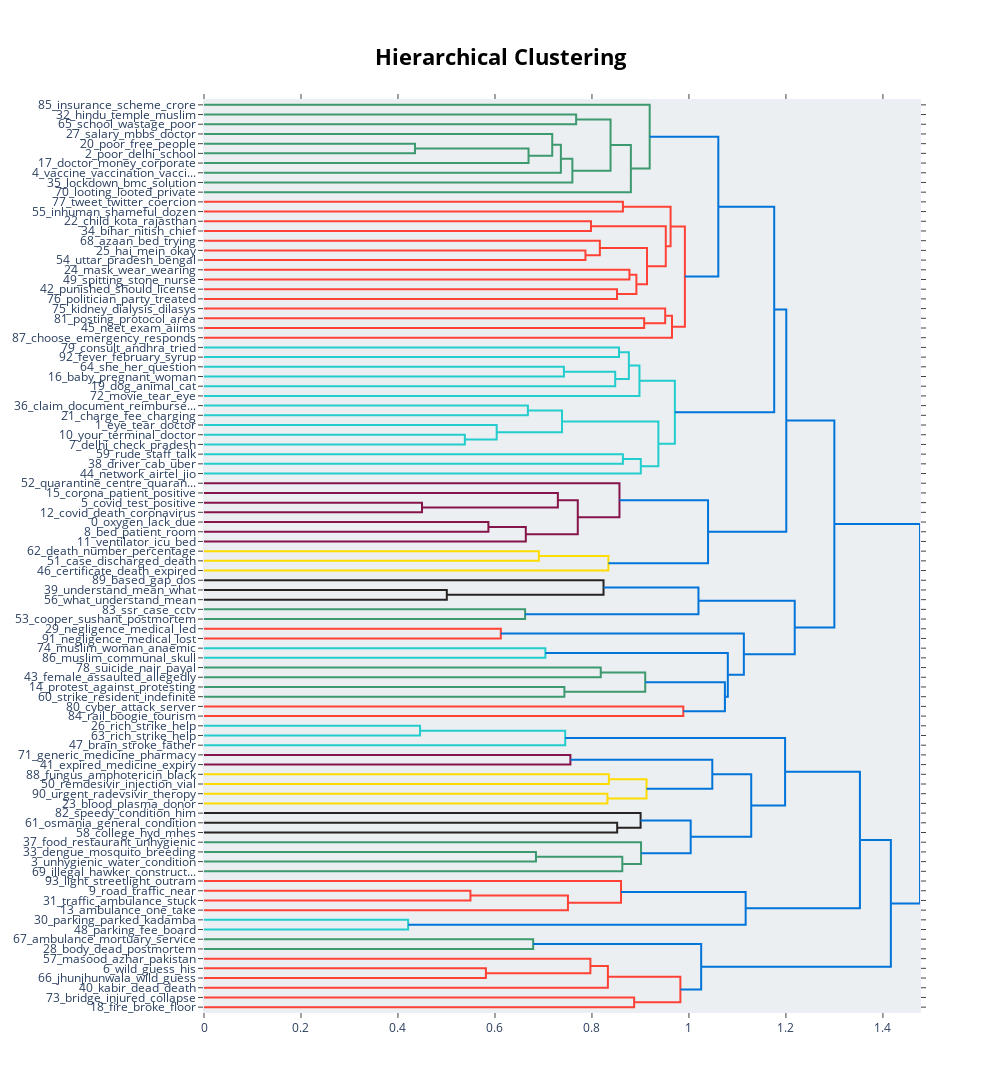

The notebook cell saved with this chart:
### Code cell
topic_model.visualize_hierarchy()

### Figure 1 — Plotly figure (JSON) as saved in the notebook; plotly's stock layout.template omitted (floating-point values rounded to 4 significant figures)
{"data": [{"hoverinfo": "text", "marker": {"color": "rgb(61,153,112)"}, "mode": "lines", "type": "scatter", "x": [0, 0.7674, 0.7674, 0], "xaxis": "x", "y": [-15, -15, -25, -25], "yaxis": "y"}, {"hoverinfo": "text", "marker": {"color": "rgb(61,153,112)"}, "mode": "lines", "type": "scatter", "x": [0, 0.4351, 0.4351, 0], "xaxis": "x", "y": [-45, -45, -55, -55], "yaxis": "y"}, {"hoverinfo": "text", "marker": {"color": "rgb(61,153,112)"}, "mode": "lines", "type": "scatter", "x": [0.4351, 0.6692, 0.6692, 0], "xaxis": "x", "y": [-50, -50, -65, -65], "yaxis": "y"}, {"hoverinfo": "text", "marker": {"color": "rgb(61,153,112)"}, "mode": "lines", "type": "scatter", "x": [0, 0.7181, 0.7181, 0.6692], "xaxis": "x", "y": [-35, -35, -57.5, -57.5], "yaxis": "y"}, {"hoverinfo": "text", "marker": {"color": "rgb(61,153,112)"}, "mode": "lines", "type": "scatter", "x": [0.7181, 0.7359, 0.7359, 0], "xaxis": "x", "y": [-46.25, -46.25, -75, -75], "yaxis": "y"}, {"hoverinfo": "text", "marker": {"color": "rgb(61,153,112)"}, "mode": "lines", "type": "scatter", "x": [0.7359, 0.7596, 0.7596, 0], "xaxis": "x", "y": [-60.62, -60.62, -85, -85], "yaxis": "y"}, {"hoverinfo": "text", "marker": {"color": "rgb(61,153,112)"}, "mode": "lines", "type": "scatter", "x": [0.7674, 0.8384, 0.8384, 0.7596], "xaxis": "x", "y": [-20, -20, -72.81, -72.81], "yaxis": "y"}, {"hoverinfo": "text", "marker": {"color": "rgb(61,153,112)"}, "mode": "lines", "type": "scatter", "x": [0.8384, 0.8802, 0.8802, 0], "xaxis": "x", "y": [-46.41, -46.41, -95, -95], "yaxis": "y"}, {"hoverinfo": "text", "marker": {"color": "rgb(61,153,112)"}, "mode": "lines", "type": "scatter", "x": [0, 0.919, 0.919, 0.8802], "xaxis": "x", "y": [-5, -5, -70.7, -70.7], "yaxis": "y"}, {"hoverinfo": "text", "marker": {"color": "rgb(255,65,54)"}, "mode": "lines", "type": "scatter", "x": [0, 0.8638, 0.8638, 0], "xaxis": "x", "y": [-105, -105, -115, -115], "yaxis": "y"}, {"hoverinfo": "text", "marker": {"color": "rgb(255,65,54)"}, "mode": "lines", "type": "scatter", "x": [0, 0.798, 0.798, 0], "xaxis": "x", "y": [-125, -125, -135, -135], "yaxis": "y"}, {"hoverinfo": "text", "marker": {"color": "rgb(255,65,54)"}, "mode": "lines", "type": "scatter", "x": [0, 0.7866, 0.7866, 0], "xaxis": "x", "y": [-155, -155, -165, -165], "yaxis": "y"}, {"hoverinfo": "text", "marker": {"color": "rgb(255,65,54)"}, "mode": "lines", "type": "scatter", "x": [0, 0.8163, 0.8163, 0.7866], "xaxis": "x", "y": [-145, -145, -160, -160], "yaxis": "y"}, {"hoverinfo": "text", "marker": {"color": "rgb(255,65,54)"}, "mode": "lines", "type": "scatter", "x": [0, 0.8773, 0.8773, 0], "xaxis": "x", "y": [-175, -175, -185, -185], "yaxis": "y"}, {"hoverinfo": "text", "marker": {"color": "rgb(255,65,54)"}, "mode": "lines", "type": "scatter", "x": [0, 0.8517, 0.8517, 0], "xaxis": "x", "y": [-195, -195, -205, -205], "yaxis": "y"}, {"hoverinfo": "text", "marker": {"color": "rgb(255,65,54)"}, "mode": "lines", "type": "scatter", "x": [0.8773, 0.8916, 0.8916, 0.8517], "xaxis": "x", "y": [-180, -180, -200, -200], "yaxis": "y"}, {"hoverinfo": "text", "marker": {"color": "rgb(255,65,54)"}, "mode": "lines", "type": "scatter", "x": [0.8163, 0.9135, 0.9135, 0.8916], "xaxis": "x", "y": [-152.5, -152.5, -190, -190], "yaxis": "y"}, {"hoverinfo": "text", "marker": {"color": "rgb(255,65,54)"}, "mode": "lines", "type": "scatter", "x": [0.798, 0.9522, 0.9522, 0.9135], "xaxis": "x", "y": [-130, -130, -171.2, -171.2], "yaxis": "y"}, {"hoverinfo": "text", "marker": {"color": "rgb(255,65,54)"}, "mode": "lines", "type": "scatter", "x": [0.8638, 0.9622, 0.9622, 0.9522], "xaxis": "x", "y": [-110, -110, -150.6, -150.6], "yaxis": "y"}, {"hoverinfo": "text", "marker": {"color": "rgb(255,65,54)"}, "mode": "lines", "type": "scatter", "x": [0, 0.9077, 0.9077, 0], "xaxis": "x", "y": [-225, -225, -235, -235], "yaxis": "y"}, {"hoverinfo": "text", "marker": {"color": "rgb(255,65,54)"}, "mode": "lines", "type": "scatter", "x": [0, 0.951, 0.951, 0.9077], "xaxis": "x", "y": [-215, -215, -230, -230], "yaxis": "y"}, {"hoverinfo": "text", "marker": {"color": "rgb(255,65,54)"}, "mode": "lines", "type": "scatter", "x": [0.951, 0.965, 0.965, 0], "xaxis": "x", "y": [-222.5, -222.5, -245, -245], "yaxis": "y"}, {"hoverinfo": "text", "marker": {"color": "rgb(255,65,54)"}, "mode": "lines", "type": "scatter", "x": [0.9622, 0.9916, 0.9916, 0.965], "xaxis": "x", "y": [-130.3, -130.3, -233.8, -233.8], "yaxis": "y"}, {"hoverinfo": "text", "marker": {"color": "rgb(0,116,217)"}, "mode": "lines", "type": "scatter", "x": [0.919, 1.061, 1.061, 0.9916], "xaxis": "x", "y": [-37.85, -37.85, -182.0, -182.0], "yaxis": "y"}, {"hoverinfo": "text", "marker": {"color": "rgb(35,205,205)"}, "mode": "lines", "type": "scatter", "x": [0, 0.8558, 0.8558, 0], "xaxis": "x", "y": [-255, -255, -265, -265], "yaxis": "y"}, {"hoverinfo": "text", "marker": {"color": "rgb(35,205,205)"}, "mode": "lines", "type": "scatter", "x": [0, 0.7421, 0.7421, 0], "xaxis": "x", "y": [-275, -275, -285, -285], "yaxis": "y"}, {"hoverinfo": "text", "marker": {"color": "rgb(35,205,205)"}, "mode": "lines", "type": "scatter", "x": [0.7421, 0.8479, 0.8479, 0], "xaxis": "x", "y": [-280, -280, -295, -295], "yaxis": "y"}, {"hoverinfo": "text", "marker": {"color": "rgb(35,205,205)"}, "mode": "lines", "type": "scatter", "x": [0.8558, 0.8761, 0.8761, 0.8479], "xaxis": "x", "y": [-260, -260, -287.5, -287.5], "yaxis": "y"}, {"hoverinfo": "text", "marker": {"color": "rgb(35,205,205)"}, "mode": "lines", "type": "scatter", "x": [0.8761, 0.8979, 0.8979, 0], "xaxis": "x", "y": [-273.8, -273.8, -305, -305], "yaxis": "y"}, {"hoverinfo": "text", "marker": {"color": "rgb(35,205,205)"}, "mode": "lines", "type": "scatter", "x": [0, 0.6679, 0.6679, 0], "xaxis": "x", "y": [-315, -315, -325, -325], "yaxis": "y"}, {"hoverinfo": "text", "marker": {"color": "rgb(35,205,205)"}, "mode": "lines", "type": "scatter", "x": [0, 0.5379, 0.5379, 0], "xaxis": "x", "y": [-345, -345, -355, -355], "yaxis": "y"}, {"hoverinfo": "text", "marker": {"color": "rgb(35,205,205)"}, "mode": "lines", "type": "scatter", "x": [0, 0.6036, 0.6036, 0.5379], "xaxis": "x", "y": [-335, -335, -350, -350], "yaxis": "y"}, {"hoverinfo": "text", "marker": {"color": "rgb(35,205,205)"}, "mode": "lines", "type": "scatter", "x": [0.6679, 0.7382, 0.7382, 0.6036], "xaxis": "x", "y": [-320, -320, -342.5, -342.5], "yaxis": "y"}, {"hoverinfo": "text", "marker": {"color": "rgb(35,205,205)"}, "mode": "lines", "type": "scatter", "x": [0, 0.8638, 0.8638, 0], "xaxis": "x", "y": [-365, -365, -375, -375], "yaxis": "y"}, {"hoverinfo": "text", "marker": {"color": "rgb(35,205,205)"}, "mode": "lines", "type": "scatter", "x": [0.8638, 0.9007, 0.9007, 0], "xaxis": "x", "y": [-370, -370, -385, -385], "yaxis": "y"}, {"hoverinfo": "text", "marker": {"color": "rgb(35,205,205)"}, "mode": "lines", "type": "scatter", "x": [0.7382, 0.937, 0.937, 0.9007], "xaxis": "x", "y": [-331.2, -331.2, -377.5, -377.5], "yaxis": "y"}, {"hoverinfo": "text", "marker": {"color": "rgb(35,205,205)"}, "mode": "lines", "type": "scatter", "x": [0.8979, 0.971, 0.971, 0.937], "xaxis": "x", "y": [-289.4, -289.4, -354.4, -354.4], "yaxis": "y"}, {"hoverinfo": "text", "marker": {"color": "rgb(0,116,217)"}, "mode": "lines", "type": "scatter", "x": [1.061, 1.176, 1.176, 0.971], "xaxis": "x", "y": [-109.9, -109.9, -321.9, -321.9], "yaxis": "y"}, {"hoverinfo": "text", "marker": {"color": "rgb(133,20,75)"}, "mode": "lines", "type": "scatter", "x": [0, 0.4496, 0.4496, 0], "xaxis": "x", "y": [-415, -415, -425, -425], "yaxis": "y"}, {"hoverinfo": "text", "marker": {"color": "rgb(133,20,75)"}, "mode": "lines", "type": "scatter", "x": [0, 0.7297, 0.7297, 0.4496], "xaxis": "x", "y": [-405, -405, -420, -420], "yaxis": "y"}, {"hoverinfo": "text", "marker": {"color": "rgb(133,20,75)"}, "mode": "lines", "type": "scatter", "x": [0, 0.5865, 0.5865, 0], "xaxis": "x", "y": [-435, -435, -445, -445], "yaxis": "y"}, {"hoverinfo": "text", "marker": {"color": "rgb(133,20,75)"}, "mode": "lines", "type": "scatter", "x": [0.5865, 0.6636, 0.6636, 0], "xaxis": "x", "y": [-440, -440, -455, -455], "yaxis": "y"}, {"hoverinfo": "text", "marker": {"color": "rgb(133,20,75)"}, "mode": "lines", "type": "scatter", "x": [0.7297, 0.7708, 0.7708, 0.6636], "xaxis": "x", "y": [-412.5, -412.5, -447.5, -447.5], "yaxis": "y"}, {"hoverinfo": "text", "marker": {"color": "rgb(133,20,75)"}, "mode": "lines", "type": "scatter", "x": [0, 0.8567, 0.8567, 0.7708], "xaxis": "x", "y": [-395, -395, -430, -430], "yaxis": "y"}, {"hoverinfo": "text", "marker": {"color": "rgb(255,220,0)"}, "mode": "lines", "type": "scatter", "x": [0, 0.6905, 0.6905, 0], "xaxis": "x", "y": [-465, -465, -475, -475], "yaxis": "y"}, {"hoverinfo": "text", "marker": {"color": "rgb(255,220,0)"}, "mode": "lines", "type": "scatter", "x": [0.6905, 0.8339, 0.8339, 0], "xaxis": "x", "y": [-470, -470, -485, -485], "yaxis": "y"}, {"hoverinfo": "text", "marker": {"color": "rgb(0,116,217)"}, "mode": "lines", "type": "scatter", "x": [0.8567, 1.039, 1.039, 0.8339], "xaxis": "x", "y": [-412.5, -412.5, -477.5, -477.5], "yaxis": "y"}, {"hoverinfo": "text", "marker": {"color": "rgb(0,116,217)"}, "mode": "lines", "type": "scatter", "x": [1.176, 1.201, 1.201, 1.039], "xaxis": "x", "y": [-215.9, -215.9, -445, -445], "yaxis": "y"}, {"hoverinfo": "text", "marker": {"color": "rgb(40,35,35)"}, "mode": "lines", "type": "scatter", "x": [0, 0.5007, 0.5007, 0], "xaxis": "x", "y": [-505, -505, -515, -515], "yaxis": "y"}, {"hoverinfo": "text", "marker": {"color": "rgb(40,35,35)"}, "mode": "lines", "type": "scatter", "x": [0, 0.8239, 0.8239, 0.5007], "xaxis": "x", "y": [-495, -495, -510, -510], "yaxis": "y"}, {"hoverinfo": "text", "marker": {"color": "rgb(61,153,112)"}, "mode": "lines", "type": "scatter", "x": [0, 0.6621, 0.6621, 0], "xaxis": "x", "y": [-525, -525, -535, -535], "yaxis": "y"}, {"hoverinfo": "text", "marker": {"color": "rgb(0,116,217)"}, "mode": "lines", "type": "scatter", "x": [0.8239, 1.02, 1.02, 0.6621], "xaxis": "x", "y": [-502.5, -502.5, -530, -530], "yaxis": "y"}, {"hoverinfo": "text", "marker": {"color": "rgb(255,65,54)"}, "mode": "lines", "type": "scatter", "x": [0, 0.6121, 0.6121, 0], "xaxis": "x", "y": [-545, -545, -555, -555], "yaxis": "y"}, {"hoverinfo": "text", "marker": {"color": "rgb(35,205,205)"}, "mode": "lines", "type": "scatter", "x": [0, 0.7039, 0.7039, 0], "xaxis": "x", "y": [-565, -565, -575, -575], "yaxis": "y"}, {"hoverinfo": "text", "marker": {"color": "rgb(61,153,112)"}, "mode": "lines", "type": "scatter", "x": [0, 0.8181, 0.8181, 0], "xaxis": "x", "y": [-585, -585, -595, -595], "yaxis": "y"}, {"hoverinfo": "text", "marker": {"color": "rgb(61,153,112)"}, "mode": "lines", "type": "scatter", "x": [0, 0.7431, 0.7431, 0], "xaxis": "x", "y": [-605, -605, -615, -615], "yaxis": "y"}, {"hoverinfo": "text", "marker": {"color": "rgb(61,153,112)"}, "mode": "lines", "type": "scatter", "x": [0.8181, 0.9099, 0.9099, 0.7431], "xaxis": "x", "y": [-590, -590, -610, -610], "yaxis": "y"}, {"hoverinfo": "text", "marker": {"color": "rgb(255,65,54)"}, "mode": "lines", "type": "scatter", "x": [0, 0.9884, 0.9884, 0], "xaxis": "x", "y": [-625, -625, -635, -635], "yaxis": "y"}, {"hoverinfo": "text", "marker": {"color": "rgb(0,116,217)"}, "mode": "lines", "type": "scatter", "x": [0.9099, 1.074, 1.074, 0.9884], "xaxis": "x", "y": [-600, -600, -630, -630], "yaxis": "y"}, {"hoverinfo": "text", "marker": {"color": "rgb(0,116,217)"}, "mode": "lines", "type": "scatter", "x": [0.7039, 1.08, 1.08, 1.074], "xaxis": "x", "y": [-570, -570, -615, -615], "yaxis": "y"}, {"hoverinfo": "text", "marker": {"color": "rgb(0,116,217)"}, "mode": "lines", "type": "scatter", "x": [0.6121, 1.113, 1.113, 1.08], "xaxis": "x", "y": [-550, -550, -592.5, -592.5], "yaxis": "y"}, {"hoverinfo": "text", "marker": {"color": "rgb(0,116,217)"}, "mode": "lines", "type": "scatter", "x": [1.02, 1.218, 1.218, 1.113], "xaxis": "x", "y": [-516.2, -516.2, -571.2, -571.2], "yaxis": "y"}, {"hoverinfo": "text", "marker": {"color": "rgb(0,116,217)"}, "mode": "lines", "type": "scatter", "x": [1.201, 1.3, 1.3, 1.218], "xaxis": "x", "y": [-330.5, -330.5, -543.8, -543.8], "yaxis": "y"}, {"hoverinfo": "text", "marker": {"color": "rgb(35,205,205)"}, "mode": "lines", "type": "scatter", "x": [0, 0.4455, 0.4455, 0], "xaxis": "x", "y": [-645, -645, -655, -655], "yaxis": "y"}, {"hoverinfo": "text", "marker": {"color": "rgb(35,205,205)"}, "mode": "lines", "type": "scatter", "x": [0.4455, 0.7448, 0.7448, 0], "xaxis": "x", "y": [-650, -650, -665, -665], "yaxis": "y"}, {"hoverinfo": "text", "marker": {"color": "rgb(133,20,75)"}, "mode": "lines", "type": "scatter", "x": [0, 0.7555, 0.7555, 0], "xaxis": "x", "y": [-675, -675, -685, -685], "yaxis": "y"}, {"hoverinfo": "text", "marker": {"color": "rgb(255,220,0)"}, "mode": "lines", "type": "scatter", "x": [0, 0.8348, 0.8348, 0], "xaxis": "x", "y": [-695, -695, -705, -705], "yaxis": "y"}, {"hoverinfo": "text", "marker": {"color": "rgb(255,220,0)"}, "mode": "lines", "type": "scatter", "x": [0, 0.8319, 0.8319, 0], "xaxis": "x", "y": [-715, -715, -725, -725], "yaxis": "y"}, {"hoverinfo": "text", "marker": {"color": "rgb(255,220,0)"}, "mode": "lines", "type": "scatter", "x": [0.8348, 0.9126, 0.9126, 0.8319], "xaxis": "x", "y": [-700, -700, -720, -720], "yaxis": "y"}, {"hoverinfo": "text", "marker": {"color": "rgb(0,116,217)"}, "mode": "lines", "type": "scatter", "x": [0.7555, 1.048, 1.048, 0.9126], "xaxis": "x", "y": [-680, -680, -710, -710], "yaxis": "y"}, {"hoverinfo": "text", "marker": {"color": "rgb(40,35,35)"}, "mode": "lines", "type": "scatter", "x": [0, 0.852, 0.852, 0], "xaxis": "x", "y": [-745, -745, -755, -755], "yaxis": "y"}, {"hoverinfo": "text", "marker": {"color": "rgb(40,35,35)"}, "mode": "lines", "type": "scatter", "x": [0, 0.9003, 0.9003, 0.852], "xaxis": "x", "y": [-735, -735, -750, -750], "yaxis": "y"}, {"hoverinfo": "text", "marker": {"color": "rgb(61,153,112)"}, "mode": "lines", "type": "scatter", "x": [0, 0.6845, 0.6845, 0], "xaxis": "x", "y": [-775, -775, -785, -785], "yaxis": "y"}, {"hoverinfo": "text", "marker": {"color": "rgb(61,153,112)"}, "mode": "lines", "type": "scatter", "x": [0.6845, 0.8626, 0.8626, 0], "xaxis": "x", "y": [-780, -780, -795, -795], "yaxis": "y"}, {"hoverinfo": "text", "marker": {"color": "rgb(61,153,112)"}, "mode": "lines", "type": "scatter", "x": [0, 0.9012, 0.9012, 0.8626], "xaxis": "x", "y": [-765, -765, -787.5, -787.5], "yaxis": "y"}, {"hoverinfo": "text", "marker": {"color": "rgb(0,116,217)"}, "mode": "lines", "type": "scatter", "x": [0.9003, 1.004, 1.004, 0.9012], "xaxis": "x", "y": [-742.5, -742.5, -776.2, -776.2], "yaxis": "y"}, {"hoverinfo": "text", "marker": {"color": "rgb(0,116,217)"}, "mode": "lines", "type": "scatter", "x": [1.048, 1.128, 1.128, 1.004], "xaxis": "x", "y": [-695, -695, -759.4, -759.4], "yaxis": "y"}, {"hoverinfo": "text", "marker": {"color": "rgb(0,116,217)"}, "mode": "lines", "type": "scatter", "x": [0.7448, 1.198, 1.198, 1.128], "xaxis": "x", "y": [-657.5, -657.5, -727.2, -727.2], "yaxis": "y"}, {"hoverinfo": "text", "marker": {"color": "rgb(255,65,54)"}, "mode": "lines", "type": "scatter", "x": [0, 0.5494, 0.5494, 0], "xaxis": "x", "y": [-815, -815, -825, -825], "yaxis": "y"}, {"hoverinfo": "text", "marker": {"color": "rgb(255,65,54)"}, "mode": "lines", "type": "scatter", "x": [0.5494, 0.7505, 0.7505, 0], "xaxis": "x", "y": [-820, -820, -835, -835], "yaxis": "y"}, {"hoverinfo": "text", "marker": {"color": "rgb(255,65,54)"}, "mode": "lines", "type": "scatter", "x": [0, 0.86, 0.86, 0.7505], "xaxis": "x", "y": [-805, -805, -827.5, -827.5], "yaxis": "y"}, {"hoverinfo": "text", "marker": {"color": "rgb(35,205,205)"}, "mode": "lines", "type": "scatter", "x": [0, 0.4209, 0.4209, 0], "xaxis": "x", "y": [-845, -845, -855, -855], "yaxis": "y"}, {"hoverinfo": "text", "marker": {"color": "rgb(0,116,217)"}, "mode": "lines", "type": "scatter", "x": [0.86, 1.117, 1.117, 0.4209], "xaxis": "x", "y": [-816.2, -816.2, -850, -850], "yaxis": "y"}, {"hoverinfo": "text", "marker": {"color": "rgb(0,116,217)"}, "mode": "lines", "type": "scatter", "x": [1.198, 1.353, 1.353, 1.117], "xaxis": "x", "y": [-692.3, -692.3, -833.1, -833.1], "yaxis": "y"}, {"hoverinfo": "text", "marker": {"color": "rgb(61,153,112)"}, "mode": "lines", "type": "scatter", "x": [0, 0.6788, 0.6788, 0], "xaxis": "x", "y": [-865, -865, -875, -875], "yaxis": "y"}, {"hoverinfo": "text", "marker": {"color": "rgb(255,65,54)"}, "mode": "lines", "type": "scatter", "x": [0, 0.5813, 0.5813, 0], "xaxis": "x", "y": [-895, -895, -905, -905], "yaxis": "y"}, {"hoverinfo": "text", "marker": {"color": "rgb(255,65,54)"}, "mode": "lines", "type": "scatter", "x": [0, 0.7968, 0.7968, 0.5813], "xaxis": "x", "y": [-885, -885, -900, -900], "yaxis": "y"}, {"hoverinfo": "text", "marker": {"color": "rgb(255,65,54)"}, "mode": "lines", "type": "scatter", "x": [0.7968, 0.8329, 0.8329, 0], "xaxis": "x", "y": [-892.5, -892.5, -915, -915], "yaxis": "y"}, {"hoverinfo": "text", "marker": {"color": "rgb(255,65,54)"}, "mode": "lines", "type": "scatter", "x": [0, 0.887, 0.887, 0], "xaxis": "x", "y": [-925, -925, -935, -935], "yaxis": "y"}, {"hoverinfo": "text", "marker": {"color": "rgb(255,65,54)"}, "mode": "lines", "type": "scatter", "x": [0.8329, 0.9824, 0.9824, 0.887], "xaxis": "x", "y": [-903.8, -903.8, -930, -930], "yaxis": "y"}, {"hoverinfo": "text", "marker": {"color": "rgb(0,116,217)"}, "mode": "lines", "type": "scatter", "x": [0.6788, 1.025, 1.025, 0.9824], "xaxis": "x", "y": [-870, -870, -916.9, -916.9], "yaxis": "y"}, {"hoverinfo": "text", "marker": {"color": "rgb(0,116,217)"}, "mode": "lines", "type": "scatter", "x": [1.353, 1.416, 1.416, 1.025], "xaxis": "x", "y": [-762.7, -762.7, -893.4, -893.4], "yaxis": "y"}, {"hoverinfo": "text", "marker": {"color": "rgb(0,116,217)"}, "mode": "lines", "type": "scatter", "x": [1.3, 1.476, 1.476, 1.416], "xaxis": "x", "y": [-437.1, -437.1, -828.1, -828.1], "yaxis": "y"}], "layout": {"autosize": false, "height": 1610, "hoverlabel": {"bgcolor": "white", "font": {"family": "Rockwell", "size": 16}}, "hovermode": "closest", "plot_bgcolor": "#ECEFF1", "showlegend": false, "title": {"font": {"color": "Black", "size": 22}, "text": "<b>Hierarchical Clustering</b>", "x": 0.5, "xanchor": "center", "yanchor": "top"}, "width": 1000, "xaxis": {"mirror": "allticks", "rangemode": "tozero", "showgrid": false, "showline": true, "showticklabels": true, "ticks": "outside", "type": "linear", "zeroline": false}, "yaxis": {"mirror": "allticks", "range": [-940, 0], "rangemode": "tozero", "showgrid": false, "showline": true, "showticklabels": true, "tickmode": "array", "ticks": "outside", "ticktext": ["85_insurance_scheme_crore", "32_hindu_temple_muslim", "65_school_wastage_poor", "27_salary_mbbs_doctor", "20_poor_free_people", "2_poor_delhi_school", "17_doctor_money_corporate", "4_vaccine_vaccination_vacci...", "35_lockdown_bmc_solution", "70_looting_looted_private", "77_tweet_twitter_coercion", "55_inhuman_shameful_dozen", "22_child_kota_rajasthan", "34_bihar_nitish_chief", "68_azaan_bed_trying", "25_hai_mein_okay", "54_uttar_pradesh_bengal", "24_mask_wear_wearing", "49_spitting_stone_nurse", "42_punished_should_license", "76_politician_party_treated", "75_kidney_dialysis_dilasys", "81_posting_protocol_area", "45_neet_exam_aiims", "87_choose_emergency_responds", "79_consult_andhra_tried", "92_fever_february_syrup", "64_she_her_question", "16_baby_pregnant_woman", "19_dog_animal_cat", "72_movie_tear_eye", "36_claim_document_reimburse...", "21_charge_fee_charging", "1_eye_tear_doctor", "10_your_terminal_doctor", "7_delhi_check_pradesh", "59_rude_staff_talk", "38_driver_cab_uber", "44_network_airtel_jio", "52_quarantine_centre_quaran...", "15_corona_patient_positive", "5_covid_test_positive", "12_covid_death_coronavirus", "0_oxygen_lack_due", "8_bed_patient_room", "11_ventilator_icu_bed", "62_death_number_percentage", "51_case_discharged_death", "46_certificate_death_expired", "89_based_gap_dos", "39_understand_mean_what", "56_what_understand_mean", "83_ssr_case_cctv", "53_cooper_sushant_postmortem", "29_negligence_medical_led", "91_negligence_medical_lost", "74_muslim_woman_anaemic", "86_muslim_communal_skull", "78_suicide_nair_payal", "43_female_assaulted_allegedly", "14_protest_against_protesting", "60_strike_resident_indefinite", "80_cyber_attack_server", "84_rail_boogie_tourism", "26_rich_strike_help", "63_rich_strike_help", "47_brain_stroke_father", "71_generic_medicine_pharmacy", "41_expired_medicine_expiry", "88_fungus_amphotericin_black", "50_remdesivir_injection_vial", "90_urgent_radevsivir_theropy", "23_blood_plasma_donor", "82_speedy_condition_him", "61_osmania_general_condition", "58_college_hyd_mhes", "37_food_restaurant_unhygienic", "33_dengue_mosquito_breeding", "3_unhygienic_water_condition", "69_illegal_hawker_construct...", "93_light_streetlight_outram", "9_road_traffic_near", "31_traffic_ambulance_stuck", "13_ambulance_one_take", "30_parking_parked_kadamba", "48_parking_fee_board", "67_ambulance_mortuary_service", "28_body_dead_postmortem", "57_masood_azhar_pakistan", "6_wild_guess_his", "66_jhunjhunwala_wild_guess", "40_kabir_dead_death", "73_bridge_injured_collapse", "18_fire_broke_floor"], "tickvals": [-5, -15, -25, -35, -45, -55, -65, -75, -85, -95, -105, -115, -125, -135, -145, -155, -165, -175, -185, -195, -205, -215, -225, -235, -245, -255, -265, -275, -285, -295, -305, -315, -325, -335, -345, -355, -365, -375, -385, -395, -405, -415, -425, -435, -445, -455, -465, -475, -485, -495, -505, -515, -525, -535, -545, -555, -565, -575, -585, -595, -605, -615, -625, -635, -645, -655, -665, -675, -685, -695, -705, -715, -725, -735, -745, -755, -765, -775, -785, -795, -805, -815, -825, -835, -845, -855, -865, -875, -885, -895, -905, -915, -925, -935], "type": "linear", "zeroline": false}}}
